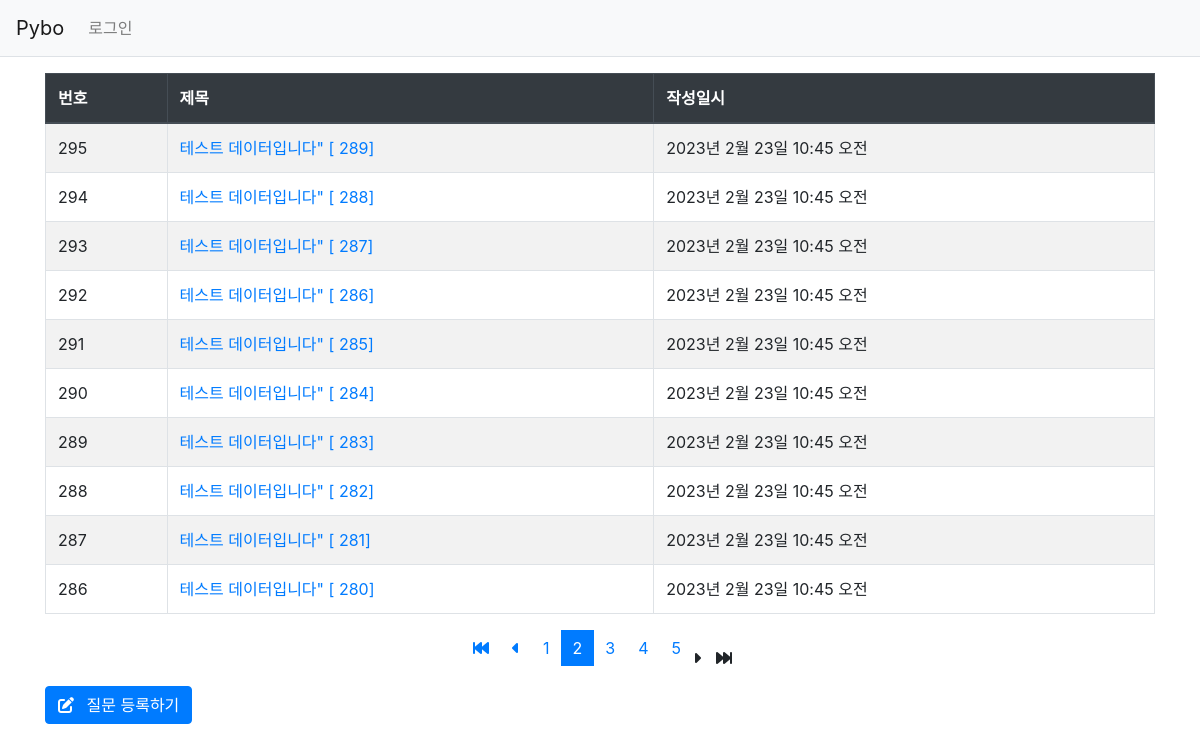
Page /pybo/?page=2 on the committed database.
### pybo/models.py (models this page shows, shortened)
class Question(models.Model):
    subject = models.CharField('제목', max_length=200)
    content = models.TextField('내용')
    create_date = models.DateTimeField('생성일')

### pybo/views.py (the view)
# urls.py: path('', views.index, name = 'index'),                       # 목록 보기
def index(request):
    page = request.GET.get('page','1')  # 페이지
    question_list = Question.objects.order_by('-create_date')
    paginator = Paginator(question_list, 10)
    page_obj = paginator.get_page(page)
    context = {'question_list': page_obj}
    return render(request, 'pybo/question_list.html', context)

### templates/pybo/question_list.html
{% extends 'base.html' %}
{% block content %}
  <table class="table table-striped table-bordered table-hover">
    <thead>
      <tr class="thead-dark">
        <th>번호</th>
        <th>제목</th>
        <th>작성일시</th>
      </tr>
    </thead>
    <tbody>
      {% if question_list %}
        {% for question in question_list %}
          <tr>
            <td>{{ question.id }}</td>
            <td>
              <a href="{% url 'pybo:detail' question.id %}">
                {{ question.subject }}
              </a>
            </td>
            <td>{{ question.create_date }}</td>
          </tr>
        {% endfor %}
      {% else %}
        <tr>
          <td colspan="3">질문이 없습니다.</td>
        </tr>
      {% endif %}
    </tbody>
  </table>
  {% include 'pybo/pagination.html' %}
  <a href="{% url 'pybo:question_create' %}" class="btn btn-primary">
    <i class="fa-solid fa-pen-to-square mr-2"></i>
    질문 등록하기
  </a>
{% endblock content %}

### rows in the picture
Question: id "295", subject "테스트 데이터입니다\" [ 289]", create_date "2023년 2월 23일 10:45 오전"
Question: id "294", subject "테스트 데이터입니다\" [ 288]", create_date "2023년 2월 23일 10:45 오전"
Question: id "293", subject "테스트 데이터입니다\" [ 287]", create_date "2023년 2월 23일 10:45 오전"
Question: id "292", subject "테스트 데이터입니다\" [ 286]", create_date "2023년 2월 23일 10:45 오전"
Question: id "291", subject "테스트 데이터입니다\" [ 285]", create_date "2023년 2월 23일 10:45 오전"
Question: id "290", subject "테스트 데이터입니다\" [ 284]", create_date "2023년 2월 23일 10:45 오전"
Question: id "289", subject "테스트 데이터입니다\" [ 283]", create_date "2023년 2월 23일 10:45 오전"
Question: id "288", subject "테스트 데이터입니다\" [ 282]", create_date "2023년 2월 23일 10:45 오전"
Question: id "287", subject "테스트 데이터입니다\" [ 281]", create_date "2023년 2월 23일 10:45 오전"
Question: id "286", subject "테스트 데이터입니다\" [ 280]", create_date "2023년 2월 23일 10:45 오전"

### other values in the picture
{{ page_number }} "1" "3" "4" "5"
{{ page_number }} "2"
